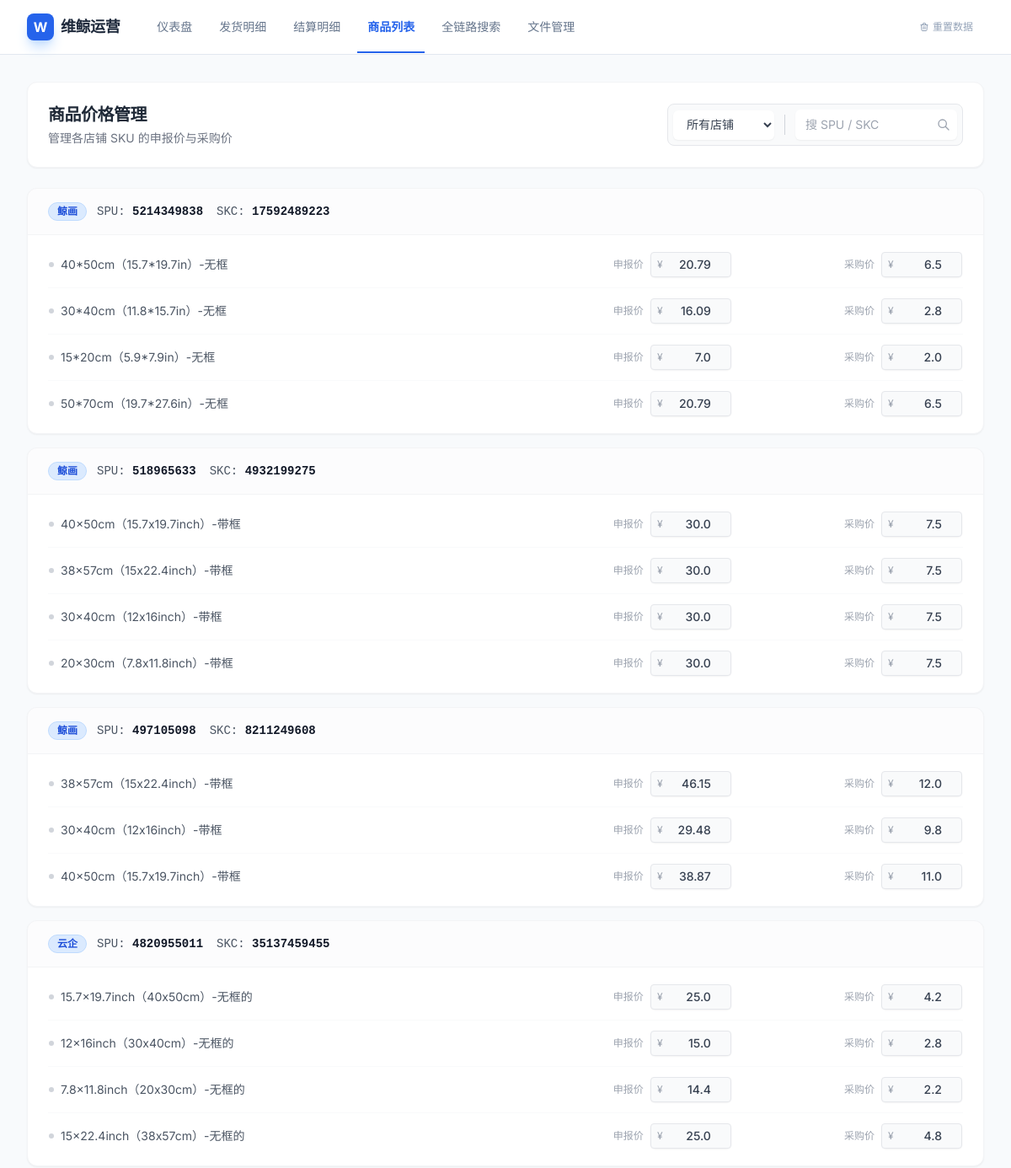
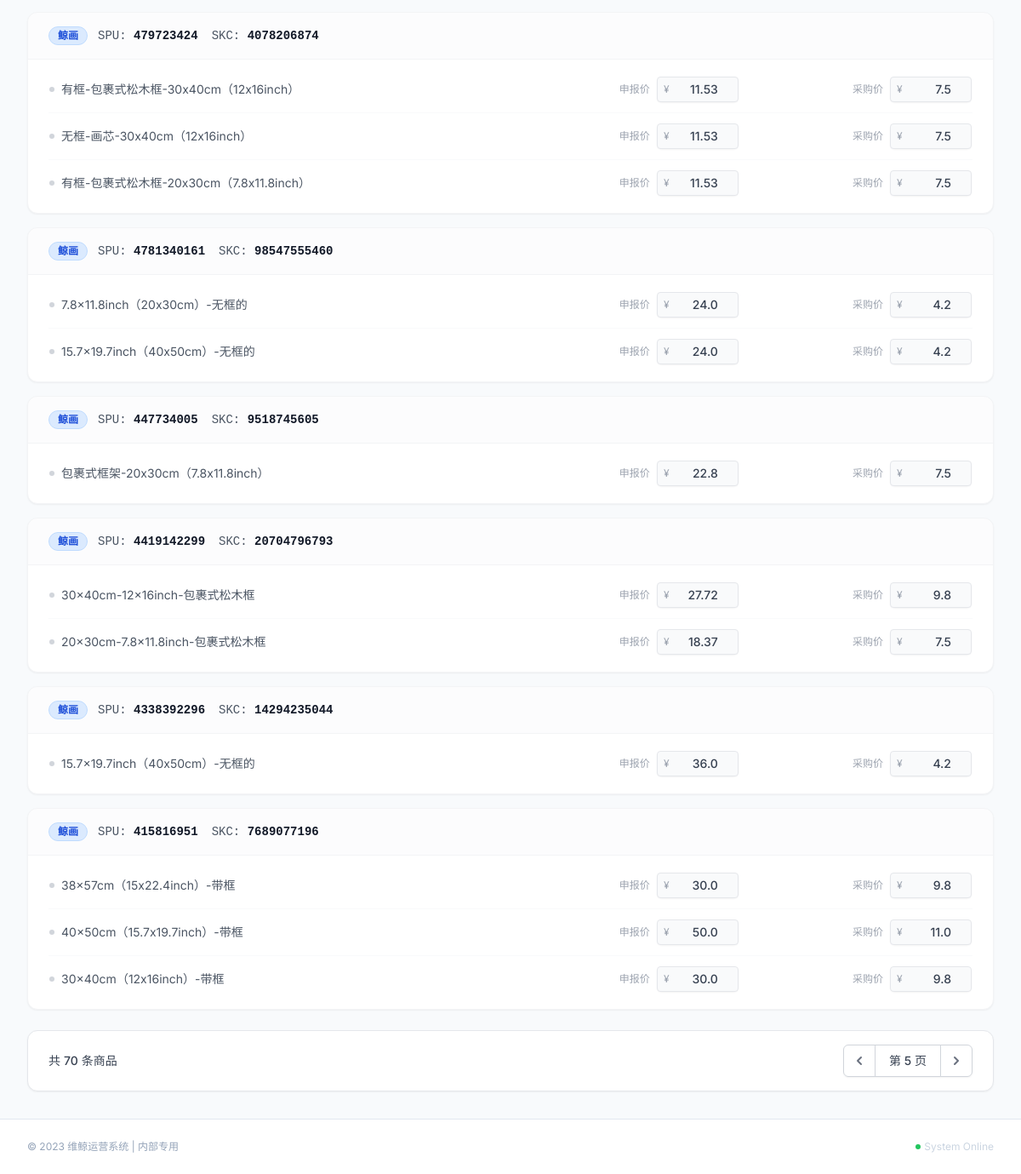
The app's page /product?page=5&shop_name=所有店铺&q=&filter_missing=False with its own data (2 pictures, top to bottom).
### app.py (models this page shows)
class Product(db.Model):
    __tablename__ = 'products'
    id = db.Column(db.Integer, primary_key=True)
    shop_name = db.Column(db.String(50))
    spu_id = db.Column(db.String(100))
    skc_id = db.Column(db.String(100))
    name = db.Column(db.String(200))
    specs = db.Column(db.String(200))
    declared_price = db.Column(db.Float, default=0.0)
    cost_price = db.Column(db.Float, default=0.0)

### app.py (the view, shortened to what this page needs)
@app.route('/product')
def product():
    page = request.args.get('page', 1, type=int)
    shop_filter = request.args.get('shop_name', '所有店铺')
    search_keyword = request.args.get('q', '').strip()
    filter_missing = request.args.get('filter_missing', 'false') == 'true'
    query = Product.query
    if shop_filter != '所有店铺':
        query = query.filter_by(shop_name=shop_filter)
    missing_query = query.filter(or_(Product.declared_price == 0, Product.cost_price == 0))
    missing_count = missing_query.count()
    if filter_missing:
        query = query.filter(or_(Product.declared_price == 0, Product.cost_price == 0))
    all_products = query.order_by(Product.spu_id.desc(), Product.id.desc()).all()
    grouped_products = []
    for spu_id, items in groupby(all_products, key=lambda x: x.spu_id):
        items_list = list(items)
        if not items_list: continue
        first_item = items_list[0]
        group_data = {'shop_name': first_item.shop_name, 'spu_id': spu_id, 'skc_id': first_item.skc_id, 'name': first_item.name, 'variants': items_list, 'count': len(items_list)}
        grouped_products.append(group_data)
    per_page = 10
    start = (page - 1) * per_page
    current_page_data = grouped_products[start:start+per_page]
    class Pagination:
        def __init__(self, page, per_page, total):
            self.page, self.per_page, self.total, self.pages = page, per_page, total, (total + per_page - 1) // per_page
            self.has_prev, self.has_next, self.prev_num, self.next_num = page > 1, page < self.pages, page - 1, page + 1
    pagination = Pagination(page, per_page, len(grouped_products))
    return render_template('product.html', title="商品列表", groups=current_page_data, pagination=pagination, current_shop=shop_filter, search_keyword=search_keyword, missing_count=missing_count, filter_missing=filter_missing)

### templates/product.html (shortened to what this page needs)
{% extends "base.html" %}
{% block content %}
<div class="space-y-6">
    <div class="bg-white p-6 rounded-xl shadow-sm border border-gray-100 flex flex-col md:flex-row items-center justify-between gap-4">
        <div>
            <h2 class="text-xl font-bold text-gray-800 tracking-tight">商品价格管理</h2>
            <p class="text-sm text-gray-500 mt-1">管理各店铺 SKU 的申报价与采购价</p>
        </div>
        <form method="GET" action="/product" class="flex flex-wrap items-center gap-2 bg-gray-50 p-1.5 rounded-lg border border-gray-200">
            <select name="shop_name" onchange="this.form.submit()" class="bg-white border-none text-sm font-medium text-gray-700 rounded-md shadow-sm focus:ring-2 focus:ring-blue-500 py-2 pl-3 pr-8 cursor-pointer hover:bg-gray-50 transition w-32 md:w-auto">
                <option value="所有店铺" {% if current_shop == '所有店铺' %}selected{% endif %}>所有店铺</option>
            </select>
            <div class="relative flex items-center">
                <input type="text" name="q" value="{{ search_keyword }}" placeholder="搜 SPU / SKC" class="border-none bg-white rounded-md text-sm py-2 pl-3 pr-8 shadow-sm focus:ring-2 focus:ring-blue-500 w-40 md:w-48 placeholder-gray-400">
                <button type="submit" class="absolute right-1 p-1 text-gray-400 hover:text-blue-600 transition-colors"><svg class="w-4 h-4" fill="none" stroke="currentColor" viewBox="0 0 24 24"><path stroke-linecap="round" stroke-linejoin="round" stroke-width="2" d="M21 21l-6-6m2-5a7 7 0 11-14 0 7 7 0 0114 0z"></path></svg></button>
            </div>
        </form>
    </div>
    <div class="space-y-4">
        {% for group in groups %}
        <div class="bg-white rounded-xl shadow-sm border border-gray-100 overflow-hidden hover:shadow-md transition-shadow duration-200 product-card" id="spu-{{ group.spu_id|string|replace('.0', '') }}">
            <div class="px-6 py-4 bg-gray-50/50 border-b border-gray-100 flex flex-col md:flex-row md:items-center justify-between gap-2">
                <div class="flex items-center gap-3 overflow-hidden">
                    <span class="flex-shrink-0 px-2.5 py-0.5 rounded-full text-xs font-bold bg-blue-100 text-blue-700 border border-blue-200">{{ group.shop_name }}</span>
                    <div class="flex-shrink-0 flex items-center gap-4 text-sm text-gray-600 font-mono">
                         <span title="SPU ID">SPU: <span class="font-bold text-gray-900">{{ group.spu_id|string|replace('.0', '') }}</span></span>
                         <span title="SKC ID">SKC: <span class="font-bold text-gray-900">{{ group.skc_id|string|replace('.0', '') }}</span></span>
                    </div>
                </div>
            </div>
            <div class="px-6 py-2">
                <table class="min-w-full">
                    <tbody class="divide-y divide-gray-50">
                        {% for item in group.variants %}
                        <tr class="group hover:bg-gray-50/80 transition-colors variant-row" data-id="{{ item.id }}">
                            <td class="py-3 pr-4 text-sm text-gray-600 w-1/2">
                                <div class="flex items-center gap-2">
                                    <span class="w-1.5 h-1.5 rounded-full {{ 'bg-red-400 animate-pulse' if item.declared_price == 0 or item.cost_price == 0 else 'bg-gray-300' }} status-dot"></span>
                                    <span>{{ item.specs }}</span>
                                </div>
                            </td>
                            <td class="py-3 px-4">
                                <div class="flex items-center gap-2 justify-end">
                                    <span class="text-xs text-gray-400">申报价</span>
                                    <div class="relative rounded-md shadow-sm"><div class="absolute inset-y-0 left-0 pl-2 flex items-center pointer-events-none"><span class="text-gray-400 text-xs">¥</span></div><input type="number" step="0.01" value="{{ item.declared_price }}" onchange="updatePrice('{{ item.id }}', 'declared_price', this.value, this)" data-field="declared" class="w-24 text-sm pl-6 pr-2 py-1 bg-gray-50 border {{ 'border-red-300 bg-red-50' if item.declared_price == 0 else 'border-gray-200' }} rounded focus:bg-white focus:ring-2 focus:ring-blue-500 focus:border-blue-500 transition-all text-right font-medium text-gray-700"></div>
                                </div>
                            </td>
                            <td class="py-3 pl-4">
                                <div class="flex items-center gap-2 justify-end">
                                    <span class="text-xs text-gray-400">采购价</span>
                                    <div class="relative rounded-md shadow-sm"><div class="absolute inset-y-0 left-0 pl-2 flex items-center pointer-events-none"><span class="text-gray-400 text-xs">¥</span></div><input type="number" step="0.01" value="{{ item.cost_price }}" onchange="updatePrice('{{ item.id }}', 'cost_price', this.value, this)" data-field="cost" class="w-24 text-sm pl-6 pr-2 py-1 bg-gray-50 border {{ 'border-red-300 bg-red-50' if item.cost_price == 0 else 'border-gray-200' }} rounded focus:bg-white focus:ring-2 focus:ring-blue-500 focus:border-blue-500 transition-all text-right font-medium text-gray-700"></div>
                                </div>
                            </td>
                        </tr>
                        {% endfor %}
                    </tbody>
                </table>
            </div>
        </div>
        {% endfor %}
    </div>
    {% if pagination.pages > 1 %}
    <div class="flex items-center justify-between bg-white px-6 py-4 border border-gray-200 rounded-xl shadow-sm">
        <div class="hidden sm:flex-1 sm:flex sm:items-center sm:justify-between">
            <div><p class="text-sm text-gray-700">共 <span class="font-medium">{{ pagination.total }}</span> 条商品</p></div>
            <div><nav class="relative z-0 inline-flex rounded-md shadow-sm -space-x-px" aria-label="Pagination">
                {% if pagination.has_prev %}<a href="{{ url_for('product', page=pagination.prev_num, shop_name=current_shop, q=search_keyword, filter_missing=filter_missing) }}" class="relative inline-flex items-center px-2 py-2 rounded-l-md border border-gray-300 bg-white text-sm font-medium text-gray-500 hover:bg-gray-50"><span class="sr-only">上一页</span><svg class="h-5 w-5" xmlns="http://www.w3.org/2000/svg" viewBox="0 0 20 20" fill="currentColor" aria-hidden="true"><path fill-rule="evenodd" d="M12.707 5.293a1 1 0 010 1.414L9.414 10l3.293 3.293a1 1 0 01-1.414 1.414l-4-4a1 1 0 010-1.414l4-4a1 1 0 011.414 0z" clip-rule="evenodd" /></svg></a>{% endif %}
                <span class="relative inline-flex items-center px-4 py-2 border border-gray-300 bg-white text-sm font-medium text-gray-700">第 {{ pagination.page }} 页</span>
                {% if pagination.has_next %}<a href="{{ url_for('product', page=pagination.next_num, shop_name=current_shop, q=search_keyword, filter_missing=filter_missing) }}" class="relative inline-flex items-center px-2 py-2 rounded-r-md border border-gray-300 bg-white text-sm font-medium text-gray-500 hover:bg-gray-50"><span class="sr-only">下一页</span><svg class="h-5 w-5" xmlns="http://www.w3.org/2000/svg" viewBox="0 0 20 20" fill="currentColor" aria-hidden="true"><path fill-rule="evenodd" d="M7.293 14.707a1 1 0 010-1.414L10.586 10 7.293 6.707a1 1 0 011.414-1.414l4 4a1 1 0 010 1.414l-4 4a1 1 0 01-1.414 0z" clip-rule="evenodd" /></svg></a>{% endif %}
            </nav></div>
        </div>
    </div>
    {% endif %}
</div>
{% endblock %}

### templates/base.html (style rules this page uses)
body { font-family: 'Inter', sans-serif; background-color: #f8fafc; }

### records on screen
Product: shop_name "鲸画", spu_id "5214349838", skc_id "17592489223", specs "40*50cm（15.7*19.7in）-无框", declared_price "20.79", cost_price "6.5"
Product: specs "30*40cm（11.8*15.7in）-无框", declared_price "16.09", cost_price "2.8"
Product: specs "15*20cm（5.9*7.9in）-无框", declared_price "7.0", cost_price "2.0"
Product: specs "50*70cm（19.7*27.6in）-无框", declared_price "20.79", cost_price "6.5"
Product: shop_name "鲸画", spu_id "518965633", skc_id "4932199275", specs "40x50cm（15.7x19.7inch）-带框", declared_price "30.0", cost_price "7.5"
Product: specs "38x57cm（15x22.4inch）-带框", declared_price "30.0", cost_price "7.5"
Product: specs "30x40cm（12x16inch）-带框", declared_price "30.0", cost_price "7.5"
Product: specs "20x30cm（7.8x11.8inch）-带框", declared_price "30.0", cost_price "7.5"
Product: shop_name "鲸画", spu_id "497105098", skc_id "8211249608", specs "38x57cm（15x22.4inch）-带框", declared_price "46.15", cost_price "12.0"
Product: specs "30x40cm（12x16inch）-带框", declared_price "29.48", cost_price "9.8"
Product: specs "40x50cm（15.7x19.7inch）-带框", declared_price "38.87", cost_price "11.0"
Product: shop_name "云企", spu_id "4820955011", skc_id "35137459455", specs "15.7x19.7inch（40x50cm）-无框的", declared_price "25.0", cost_price "4.2"
Product: specs "12x16inch（30x40cm）-无框的", declared_price "15.0", cost_price "2.8"
Product: specs "7.8x11.8inch（20x30cm）-无框的", declared_price "14.4", cost_price "2.2"
Product: specs "15x22.4inch（38x57cm）-无框的", declared_price "25.0", cost_price "4.8"
Product: shop_name "鲸画", spu_id "479723424", skc_id "4078206874", specs "有框-包裹式松木框-30x40cm（12x16inch）", declared_price "11.53", cost_price "7.5"
Product: specs "无框-画芯-30x40cm（12x16inch）", declared_price "11.53", cost_price "7.5"
Product: specs "有框-包裹式松木框-20x30cm（7.8x11.8inch）", declared_price "11.53", cost_price "7.5"
Product: shop_name "鲸画", spu_id "4781340161", skc_id "98547555460", specs "7.8x11.8inch（20x30cm）-无框的", declared_price "24.0", cost_price "4.2"
Product: specs "15.7x19.7inch（40x50cm）-无框的", declared_price "24.0", cost_price "4.2"
Product: shop_name "鲸画", spu_id "447734005", skc_id "9518745605", specs "包裹式框架-20x30cm（7.8x11.8inch）", declared_price "22.8", cost_price "7.5"
Product: shop_name "鲸画", spu_id "4419142299", skc_id "20704796793", specs "30x40cm-12x16inch-包裹式松木框", declared_price "27.72", cost_price "9.8"
Product: specs "20x30cm-7.8x11.8inch-包裹式松木框", declared_price "18.37", cost_price "7.5"
Product: shop_name "鲸画", spu_id "4338392296", skc_id "14294235044", specs "15.7x19.7inch（40x50cm）-无框的", declared_price "36.0", cost_price "4.2"
Product: shop_name "鲸画", spu_id "415816951", skc_id "7689077196", specs "38x57cm（15x22.4inch）-带框", declared_price "30.0", cost_price "9.8"
Product: specs "40x50cm（15.7x19.7inch）-带框", declared_price "50.0", cost_price "11.0"
Product: specs "30x40cm（12x16inch）-带框", declared_price "30.0", cost_price "9.8"

### other values on screen
{{ pagination.total }} "70"
{{ pagination.page }} "5"
